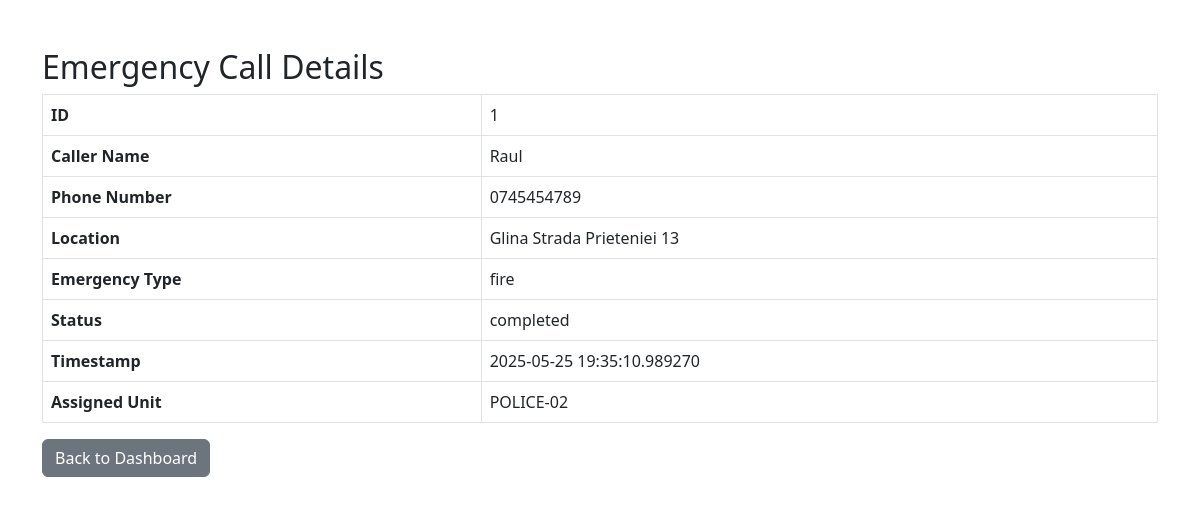
The page /call/1 on the database its author committed.
### models.py (models this page shows, shortened)
class EmergencyCall(db.Model):
    __tablename__ = 'emergency_call'
    id = db.Column(db.Integer, primary_key=True)
    caller_name = db.Column(db.String(100), nullable=False)
    phone_number = db.Column(db.String(20), nullable=False)
    location = db.Column(db.String(200), nullable=False)
    emergency_type = db.Column(db.Enum(EmergencyType), nullable=False)
    timestamp = db.Column(db.DateTime, default=datetime.datetime.utcnow)
    status = db.Column(db.Enum(CallStatus), default=CallStatus.LOGGED)
    unit_id = db.Column(db.Integer, db.ForeignKey('emergency_unit.id'))
    unit = db.relationship("EmergencyUnit", back_populates="calls")
    reports = db.relationship("InterventionReport", back_populates="call")

class EmergencyUnit(db.Model):
    __tablename__ = 'emergency_unit'
    id = db.Column(db.Integer, primary_key=True)
    unit_id = db.Column(db.String(50), unique=True, nullable=False)  # unitID from UML
    service_type = db.Column(db.Enum(EmergencyType), nullable=False)  # serviceType from UML
    availability_status = db.Column(db.Boolean, default=True)  # availabilityStatus from UML
    intervention_report = db.Column(db.String(500))  # interventionReport from UML
    last_update = db.Column(db.DateTime, default=datetime.datetime.utcnow)  # lastUpdate from UML
    calls = db.relationship("EmergencyCall", back_populates="unit")

### app.py (the view)
@app.route("/call/<int:call_id>")
def view_call(call_id):
    call = EmergencyCall.query.get_or_404(call_id)
    return render_template("view_call.html", call=call)

### templates/view_call.html (shortened to what this page needs)
<!DOCTYPE html>
<html lang="en">
<head>
    <link rel="stylesheet" href="https://cdn.jsdelivr.net/npm/bootstrap@5.3.0/dist/css/bootstrap.min.css">
</head>
<body>
<div class="container mt-5">
    <h2>Emergency Call Details</h2>
    <table class="table table-bordered">
        <tr>
            <th>ID</th>
            <td>{{ call.id }}</td>
        </tr>
        <tr>
            <th>Caller Name</th>
            <td>{{ call.caller_name }}</td>
        </tr>
        <tr>
            <th>Phone Number</th>
            <td>{{ call.phone_number }}</td>
        </tr>
        <tr>
            <th>Location</th>
            <td>{{ call.location }}</td>
        </tr>
        <tr>
            <th>Emergency Type</th>
            <td>{{ call.emergency_type.value }}</td>
        </tr>
        <tr>
            <th>Status</th>
            <td>{{ call.status.value }}</td>
        </tr>
        <tr>
            <th>Timestamp</th>
            <td>{{ call.timestamp }}</td>
        </tr>
        <tr>
            <th>Assigned Unit</th>
            <td>{{ call.unit.unit_id if call.unit else "None" }}</td>
        </tr>
    </table>
    <a href="{{ url_for('index') }}" class="btn btn-secondary">Back to Dashboard</a>
</div>
</body>
</html>

### rows shown on the page
EmergencyCall: id "1", caller_name "Raul", phone_number "0745454789", location "Glina Strada Prieteniei 13", emergency_type.value "fire", status.value "completed", timestamp "2025-05-25 19:35:10.989270"
EmergencyUnit: unit "POLICE-02"
